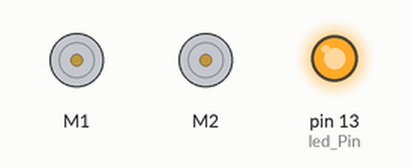
Simulated run of this sketch. Board: Arduino Uno, built with avr-gcc and run on an emulated ATmega328P. On the bench: 2 × DC motor (green arrow = forward, orange = backward, longer = faster), output pins drawn as LEDs (lit = HIGH).

Above: at 0.01 s.
At 2.11 s:
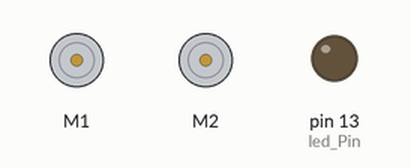
At 4.1 s:
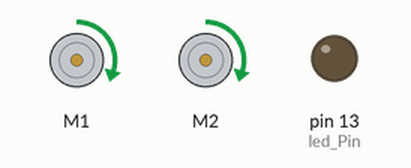
Timing chart, 0 to 5.6 s (numbered marks = the images above):
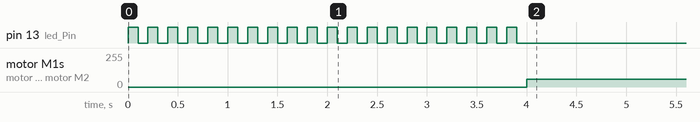

Measured:
- by itself, motor M1, motor M2: stopped → forward 60/255 at 4.0 s

The sketch:

Motor_Driver_Code_10_3_new.ino
```cpp
/* Motor Driver Code UCSD ECE 5 Lab 4*/
// Libraries for Motor
#include <Wire.h>
#include <Adafruit_MotorShield.h> // Must add libary - see MotorShield Manual
//https://cdn-learn.adafruit.com/downloads/pdf/adafruit-motor-shield-v2-for-arduino.pdf

// Initialize Motors
Adafruit_MotorShield AFMS = Adafruit_MotorShield();
Adafruit_DCMotor *Motor1 = AFMS.getMotor(1); // Motors can be switched here (1) <--> (2)
Adafruit_DCMotor *Motor2 = AFMS.getMotor(2);

//Set Initial Speed of Motors
int M1Sp = 60; // initial speed may vary and later can be increased with Sp potentiometer
int M2Sp = 60;

//Set LED Pin
int led_Pin = 13; // can change to another digital pin and connect extra LED to me more easily seen

// A function that commands a specified motor to move towards a given direction at a given speed
void runMotorAtSpeed(Adafruit_DCMotor *motor, int speed, int direction) {
   motor->setSpeed(speed); // sets the speed of the motor from arguments
   motor->run(direction);  // sets the direction of the motor from arguments
}

// setup - runs once
void setup() {
   Serial.begin(9600); // For serial communication set up
   AFMS.begin();       //for Motor

   pinMode(led_Pin, OUTPUT); // set pin mode to output voltage
                             // Gives you a moment before tank actually moves
   for (int i = 0; i < 20; i++) {
      digitalWrite(led_Pin, HIGH); // turn the LED on (HIGH is the voltage level)
      delay(100);                  // wait for 100 milliseconds
      digitalWrite(led_Pin, LOW);  // turn the LED off by making the voltage LOW
      delay(100);                  // wait for 100 milliseconds
   }
}

// loop - loops forever
void loop() {

   // Start Motors in forward direction
   runMotorAtSpeed(Motor1, M1Sp, FORWARD);
   runMotorAtSpeed(Motor2, M2Sp, FORWARD);
   delay(3000); // let run forward for 3 seconds

   // Start Motors in backward direction
   /** FIX ME: set motor 1 at M1Sp in the BACKWARD direction (HINT: Very similar to forward direction) **/
   /** FIX ME: set motor 2 at M2Sp in the BACKWARD direction **/
   delay(3000); // let run backward for 3 seconds

   // Stop Motors
   /** FIX ME: stop motor 1 by using RELEASE as direction, use M1Sp for speed here **/
   /** FIX ME: stop motor 2 by using RELEASE as direction, use M2Sp for speed here **/
   delay(3000); // stop for 3 seconds
}
```
